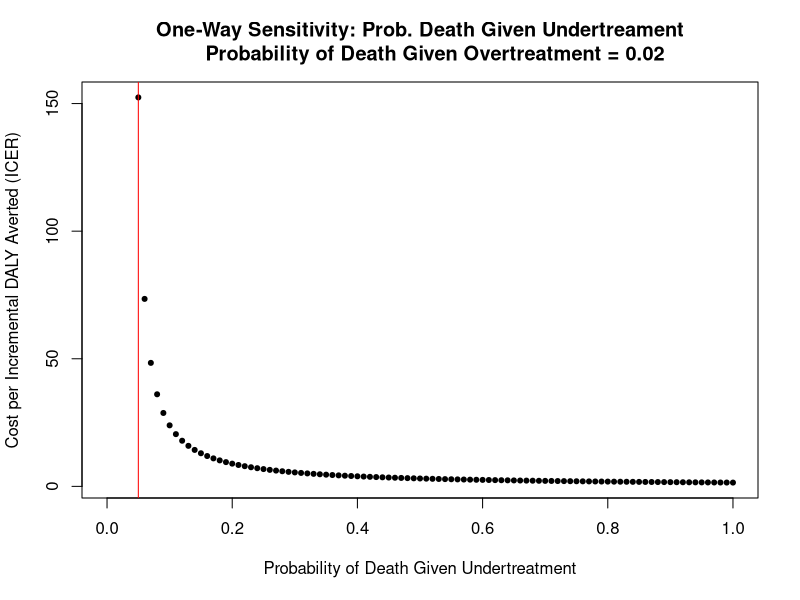
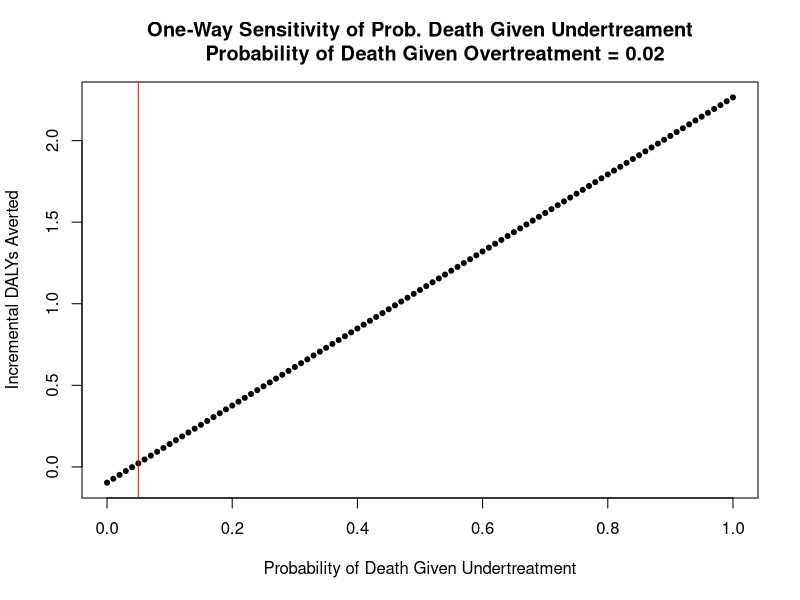
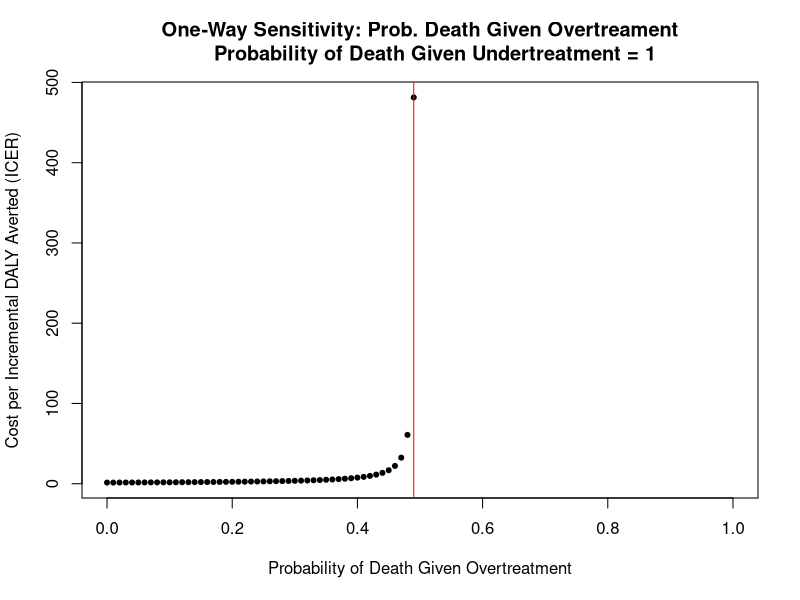
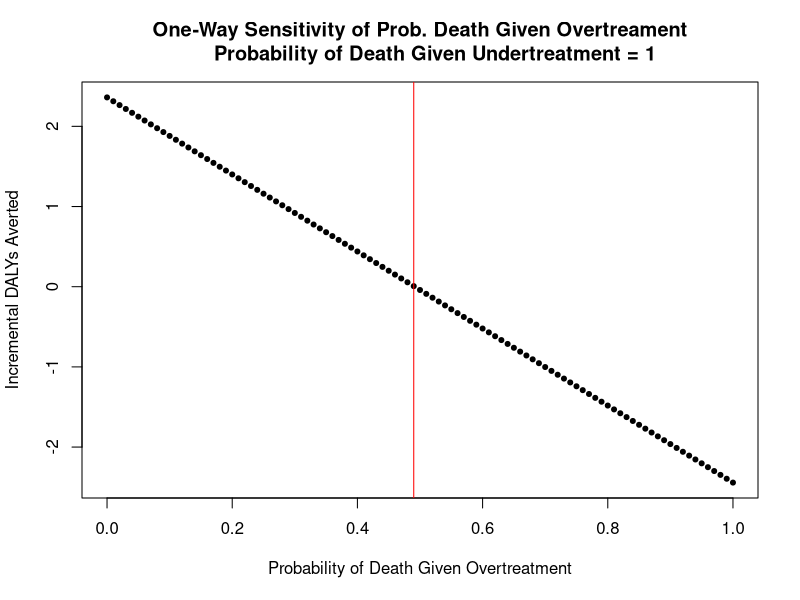
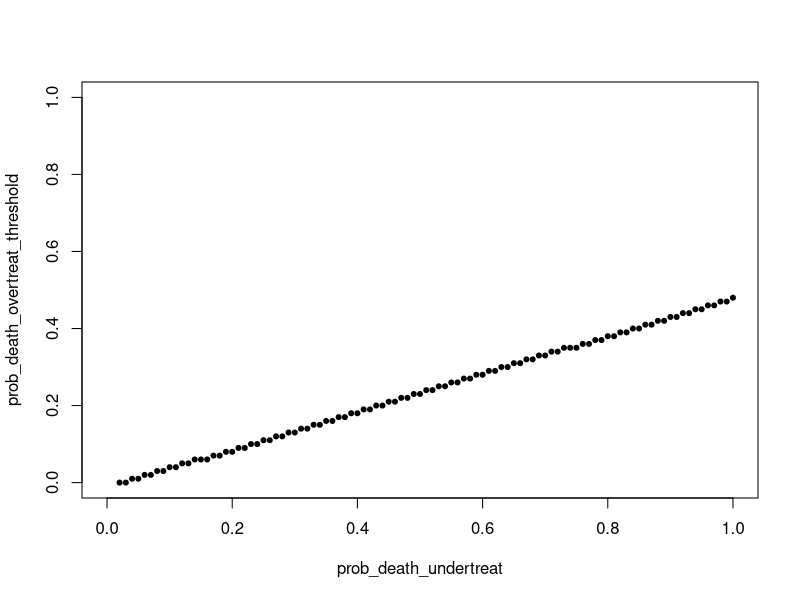

Generate these figures, in order, with R:
# loading packages
library(ggplot2)


ICER_fxn <- function(death_gvn_overtreat_prob, death_gvn_undertreat_prob) {
  
  
  # defining all expected costs and all expected DALYs
  # WHO prob
  branch_a <- 0.06812325
  branch_b <- 0.23498925
  branch_c <- 0.0393875
  branch_d <- 0.05125032
  branch_e <- 0.30279966
  branch_f <- 0.07735002
  branch_g <- 0.00988057
  branch_h <- 0.13161281
  branch_i <- 0.08460662
  
  # NIRUDAK
  branch_j <- 0.10285635
  branch_k <- 0.28938165
  branch_l <- 0.032262
  branch_m <- 0.02196501
  branch_n <- 0.21924172
  branch_o <- 0.05049327
  branch_p <- 0.0046827
  branch_q <- 0.16037538
  branch_r <- 0.1187703
  
  # WHO costs
  branch_a_cost <- 97.04
  branch_b_cost <-100.36
  branch_c_cost <-102.37
  branch_d_cost <-27.91
  branch_e_cost <-26.65
  branch_f_cost <-17.19
  branch_g_cost <-9.92
  branch_h_cost <-12.87
  branch_i_cost <-14.37
  
  # NIRUDAK costs
  branch_j_cost <-96.82
  branch_k_cost <-93.91
  branch_l_cost <-96.02
  branch_m_cost <-26.09
  branch_n_cost <-27.27
  branch_o_cost <-28.92
  branch_p_cost <-16.53
  branch_q_cost <-14.17
  branch_r_cost <-6.88
  
  # listing mean DALYs lost conditional on dying; doesn't vary w/ sensitivity analysis
  # WHO
  # death from overtreatment
  mean_DALYs_lost_if_die_branch_b <- 44.97
  mean_DALYs_lost_if_die_branch_c <- 35.09
  # death from undertreatment
  mean_DALYs_lost_if_die_branch_d <- 58.99
  mean_DALYs_lost_if_die_branch_g <- 64.02
  
  # NIRUDAK
  # death from overtreatment
  mean_DALYs_lost_if_die_branch_k <- 52.41
  mean_DALYs_lost_if_die_branch_l <- 49.18
  # death from undertreatment
  mean_DALYs_lost_if_die_branch_m <- 48.32
  mean_DALYs_lost_if_die_branch_p <- 49.92
  
  # expected DALYs lost conditional on making it to that branch endpoint
  # WHO
  branch_a_DALY <- 0
  branch_b_DALY <- death_gvn_overtreat_prob*mean_DALYs_lost_if_die_branch_b
  branch_c_DALY <- death_gvn_overtreat_prob*mean_DALYs_lost_if_die_branch_c
  branch_d_DALY <- death_gvn_undertreat_prob*mean_DALYs_lost_if_die_branch_d
  branch_e_DALY <- 0
  branch_f_DALY <- 0
  branch_g_DALY <- death_gvn_undertreat_prob*mean_DALYs_lost_if_die_branch_g
  branch_h_DALY <- 0
  branch_i_DALY <- 0
  
  # NIRUDAK
  branch_j_DALY <- 0
  branch_k_DALY <- death_gvn_overtreat_prob*mean_DALYs_lost_if_die_branch_k
  branch_l_DALY <- death_gvn_overtreat_prob*mean_DALYs_lost_if_die_branch_l
  branch_m_DALY <- death_gvn_undertreat_prob*mean_DALYs_lost_if_die_branch_m
  branch_n_DALY <- 0
  branch_o_DALY <- 0
  branch_p_DALY <- death_gvn_undertreat_prob*mean_DALYs_lost_if_die_branch_p
  branch_q_DALY <- 0
  branch_r_DALY <- 0
  
  # calculating expected costs
  # WHO
  branch_a_expected_cost <- branch_a_cost*branch_a
  branch_b_expected_cost <- branch_b_cost*branch_b
  branch_c_expected_cost <- branch_c_cost*branch_c
  branch_d_expected_cost <- branch_d_cost*branch_d
  branch_e_expected_cost <- branch_e_cost*branch_e
  branch_f_expected_cost <- branch_f_cost*branch_f
  branch_g_expected_cost <- branch_g_cost*branch_g
  branch_h_expected_cost <- branch_h_cost*branch_h
  branch_i_expected_cost <- branch_i_cost*branch_i
  
  #NIRUDAK
  branch_j_expected_cost <- branch_j_cost*branch_j
  branch_k_expected_cost <- branch_k_cost*branch_k
  branch_l_expected_cost <- branch_l_cost*branch_l
  branch_m_expected_cost <- branch_m_cost*branch_m
  branch_n_expected_cost <- branch_n_cost*branch_n
  branch_o_expected_cost <- branch_o_cost*branch_o
  branch_p_expected_cost <- branch_p_cost*branch_p
  branch_q_expected_cost <- branch_q_cost*branch_q
  branch_r_expected_cost <- branch_r_cost*branch_r
  
  # calculating expected DALYs
  # WHO
  branch_a_expected_DALY <- branch_a_DALY*branch_a
  branch_b_expected_DALY <- branch_b_DALY*branch_b
  branch_c_expected_DALY <- branch_c_DALY*branch_c
  branch_d_expected_DALY <- branch_d_DALY*branch_d
  branch_e_expected_DALY <- branch_e_DALY*branch_e
  branch_f_expected_DALY <- branch_f_DALY*branch_f
  branch_g_expected_DALY <- branch_g_DALY*branch_g
  branch_h_expected_DALY <- branch_h_DALY*branch_h
  branch_i_expected_DALY <- branch_i_DALY*branch_i
  
  # NIRUDAK
  branch_j_expected_DALY <- branch_j_DALY*branch_j
  branch_k_expected_DALY <- branch_k_DALY*branch_k
  branch_l_expected_DALY <- branch_l_DALY*branch_l
  branch_m_expected_DALY <- branch_m_DALY*branch_m
  branch_n_expected_DALY <- branch_n_DALY*branch_n
  branch_o_expected_DALY <- branch_o_DALY*branch_o
  branch_p_expected_DALY <- branch_p_DALY*branch_p
  branch_q_expected_DALY <- branch_q_DALY*branch_q
  branch_r_expected_DALY <- branch_r_DALY*branch_r
  
  # calculating ICER
  # total expected costs
  WHO_total_expected_cost <- sum(branch_a_expected_cost, branch_b_expected_cost, branch_c_expected_cost, branch_d_expected_cost,
                                 branch_e_expected_cost, branch_f_expected_cost, branch_g_expected_cost, branch_h_expected_cost,
                                 branch_i_expected_cost)
  
  NIRUDAK_total_expected_cost <- sum(branch_j_expected_cost, branch_k_expected_cost, branch_l_expected_cost, branch_m_expected_cost,
                                     branch_n_expected_cost, branch_o_expected_cost, branch_p_expected_cost, branch_q_expected_cost,
                                     branch_r_expected_cost)
  
  # total expected DALYs
  WHO_total_expected_DALYs <- sum(branch_a_expected_DALY, branch_b_expected_DALY, branch_c_expected_DALY, branch_d_expected_DALY,
                                  branch_e_expected_DALY, branch_f_expected_DALY, branch_g_expected_DALY, branch_h_expected_DALY,
                                  branch_i_expected_DALY)
  
  NIRUDAK_total_expected_DALYs <-sum(branch_j_expected_DALY, branch_k_expected_DALY, branch_l_expected_DALY, branch_m_expected_DALY,
                                     branch_n_expected_DALY, branch_o_expected_DALY, branch_p_expected_DALY, branch_q_expected_DALY,
                                     branch_r_expected_DALY)
  # incremental costs and DALYs
  incremental_costs <- NIRUDAK_total_expected_cost-WHO_total_expected_cost
  incremental_DALYs <-NIRUDAK_total_expected_DALYs-WHO_total_expected_DALYs
  # negative sign preserves usual interpretation of ICER
  incremental_DALYs_averted <- -incremental_DALYs
  
  # ICER
  ICER = (incremental_costs)/(incremental_DALYs_averted)
  
  results_vec <- c(ICER, incremental_costs, incremental_DALYs_averted, incremental_DALYs, NIRUDAK_total_expected_cost, WHO_total_expected_cost, NIRUDAK_total_expected_DALYs, WHO_total_expected_DALYs)
  
  names(results_vec) <- c("ICER", "Incremental Costs", "Incremental DALYs Averted", "Incremental DALYs", "NIRUDAK Total Expected Costs", "WHO Total Expected Costs", "NIRUDAK Total Expected DALYs", "WHO Total Expected DALYs")
  
  return(results_vec)
  
}
# end of function

# not sure what we are using this for? ostensibly to input into the for loop
# results_iteration1 <- ICER_fxn(death_gvn_overtreat_prob = 0.02, death_gvn_undertreat_prob = 1)

# varying the probability of death from UNDERtreatment
prob_die_gvn_undertreat_grid <- seq(0, 1, 0.01)

# varying the probability of death from OVERtreatment
prob_die_gvn_overtreat_grid <- seq(0, 1, 0.01)

# UNDERtreat: creating empty matrix to store results (M)
ncol_used <- length(ICER_fxn(0, 1))
M_col_names <- names(ICER_fxn(0,1))
M <- matrix(NA, nrow=length(prob_die_gvn_undertreat_grid), ncol = ncol_used)
colnames(M) <- M_col_names

# OVERtreat: creating empty matrix to store results (M_overtreat)
M_overtreat <- matrix(NA, nrow=length(prob_die_gvn_overtreat_grid), ncol = ncol_used)
colnames(M_overtreat) <- M_col_names

# base case probabilities
death_gvn_overtreat_prob <- 0.02
death_gvn_undertreat_prob <- 1

# UNDERTREATMENT: creating loop (filling the matrix)
for (i in 1:length(prob_die_gvn_undertreat_grid)){
  M[i, ] = ICER_fxn(death_gvn_overtreat_prob = 0.02, death_gvn_undertreat_prob = prob_die_gvn_undertreat_grid[i])
}

# if the probability of death from undertreatment is greater than or equal to 0.05, NIRUDAK is more costly but more effective

# for a probability of death from undertreatment less than 0.05, NIRUDAK is dominated by WHO (i.e., NIRUDAK is more expensive
# but less effective)

# all of the above is conditional on keeping the probability of death from overtreatment constant at 0.02

# finding the threshold at which ICER changes from positive to negative (i.e., dominance changes)
nondominated_undertreat_index <- which(M[,"ICER"] > 0)

# generating plot
# y axis: ICER (first column of the matrix)
# x axis: varied probabilities of due to undertreatment
plot(prob_die_gvn_undertreat_grid[nondominated_undertreat_index], M[nondominated_undertreat_index, 1], 
     xlim = c(0,1), main = "One-Way Sensitivity: Prob. Death Given Undertreament
     Probability of Death Given Overtreatment = 0.02",
     pch=20, xlab = "Probability of Death Given Undertreatment", ylab = "Cost per Incremental DALY Averted (ICER)")

# minimum value for which NIRUDAK is not dominated; for any probabilities to the left, NIRUDAK is dominated
abline(v=prob_die_gvn_undertreat_grid[min(nondominated_undertreat_index)], lty = 1, col="red")


# NEW PLOT UNDERTREATMENT, Y-AXIS IS INCREMENTAL DALYs AVERTED (by NIRUDAK)
plot(prob_die_gvn_undertreat_grid, M[, "Incremental DALYs Averted"], 
     xlim = c(0,1), main = "One-Way Sensitivity of Prob. Death Given Undertreament
     Probability of Death Given Overtreatment = 0.02",
     pch=20, xlab = "Probability of Death Given Undertreatment", ylab = "Incremental DALYs Averted")

# minimum value for which NIRUDAK is not dominated; for any probabilities to the left, NIRUDAK is dominated
abline(v=prob_die_gvn_undertreat_grid[min(nondominated_undertreat_index)], lty = 1, col="red")

################################################################################
# OVERTREATMENT: creating loop (filling the matrix)
for (i in 1:length(prob_die_gvn_overtreat_grid)){
  M_overtreat[i, ] = ICER_fxn(death_gvn_overtreat_prob = prob_die_gvn_overtreat_grid[i], death_gvn_undertreat_prob = 1)
}

nondominated_overtreat_index <- which(M_overtreat[,"ICER"] > 0)

# generating plot
# y axis: ICER (first column of the matrix)
# x axis: varied probabilities of due to undertreatment
# dev.new()
plot(prob_die_gvn_overtreat_grid[nondominated_overtreat_index], M_overtreat[nondominated_overtreat_index, 1], 
     xlim = c(0,1), main = "One-Way Sensitivity: Prob. Death Given Overtreament
     Probability of Death Given Undertreatment = 1",
     pch=20, xlab = "Probability of Death Given Overtreatment", ylab = "Cost per Incremental DALY Averted (ICER)")

# minimum value for which NIRUDAK is not dominated; for any probabilities to the left, NIRUDAK is dominated
abline(v=prob_die_gvn_overtreat_grid[max(nondominated_overtreat_index)], lty = 1, col="red")

# NIRUDAK never dominates because it's more expensive
# but for most of the probability range, it is below the WTP threshold

# in the undertreatment graph, to the left of the red line, WHO dominates
# in the overtreatment graph, to the right of the red line, WHO dominates

# NEW PLOT OVERTREATMENT, Y-AXIS IS INCREMENTAL DALYs AVERTED (by NIRUDAK)
plot(prob_die_gvn_overtreat_grid, M_overtreat[, "Incremental DALYs Averted"], 
     xlim = c(0,1), main = "One-Way Sensitivity of Prob. Death Given Overtreament
     Probability of Death Given Undertreatment = 1",
     pch=20, xlab = "Probability of Death Given Overtreatment", ylab = "Incremental DALYs Averted")

# minimum value for which NIRUDAK is not dominated; for any probabilities to the left, NIRUDAK is dominated
abline(v=prob_die_gvn_overtreat_grid[max(nondominated_overtreat_index)], lty = 1, col="red")

################################################################################
# TWO WAY SENSITIVITY ANALYSIS (probability of death from overtreatment AND from undertreatment)
# in this analysis, neither the probability of death from undertreatment and death from overtreatment
# are held constant

M_twoway_ICER <- M_twoway_inc_costs <- M_twoway_inc_DALYs_averted <-  M_twoway_WHO_costs <- 
  M_twoway_WHO_DALYs_averted <-
  M_twoway_NIRUDAK_costs <- 
  M_twoway_NIRUDAK_DALYs_averted <- matrix(data=NA, 
                                           nrow = length(prob_die_gvn_undertreat_grid),
                                           ncol = length(prob_die_gvn_overtreat_grid))

colnames(M_twoway_ICER) <- colnames(M_twoway_inc_costs) <- 
  colnames(M_twoway_WHO_costs) <- colnames(M_twoway_WHO_DALYs_averted) <- colnames(M_twoway_NIRUDAK_costs)<-
  colnames(M_twoway_NIRUDAK_DALYs_averted)<-colnames(M_twoway_inc_DALYs_averted) <-
  paste("prdieOvr=", prob_die_gvn_overtreat_grid, sep = "")

rownames(M_twoway_ICER) <- rownames(M_twoway_inc_costs) <- 
  rownames(M_twoway_WHO_costs) <- rownames(M_twoway_WHO_DALYs_averted) <-  rownames(M_twoway_NIRUDAK_costs)<-
  rownames(M_twoway_NIRUDAK_DALYs_averted) <-
  rownames(M_twoway_inc_DALYs_averted) <- paste("prdieUndr=", prob_die_gvn_undertreat_grid, sep = "")

for (i in 1:length(prob_die_gvn_undertreat_grid)) {
  for (j in 1:length(prob_die_gvn_overtreat_grid)) {
    M_twoway_ICER[i,j] = round(ICER_fxn(death_gvn_overtreat_prob = prob_die_gvn_overtreat_grid[j], death_gvn_undertreat_prob = prob_die_gvn_undertreat_grid[i])["ICER"], 2)
    M_twoway_inc_costs[i,j] = round(ICER_fxn(death_gvn_overtreat_prob = prob_die_gvn_overtreat_grid[j], death_gvn_undertreat_prob = prob_die_gvn_undertreat_grid[i])["Incremental Costs"], 2)
    M_twoway_inc_DALYs_averted[i,j] = round(ICER_fxn(death_gvn_overtreat_prob = prob_die_gvn_overtreat_grid[j], death_gvn_undertreat_prob = prob_die_gvn_undertreat_grid[i])["Incremental DALYs Averted"], 2)
    M_twoway_WHO_costs[i,j] = round(ICER_fxn(death_gvn_overtreat_prob = prob_die_gvn_overtreat_grid[j], death_gvn_undertreat_prob = prob_die_gvn_undertreat_grid[i])["WHO Costs"], 2)
    M_twoway_WHO_DALYs_averted[i,j] = round(ICER_fxn(death_gvn_overtreat_prob = prob_die_gvn_overtreat_grid[j], death_gvn_undertreat_prob = prob_die_gvn_undertreat_grid[i])["WHO DALYs Averted"], 2)
    M_twoway_NIRUDAK_costs[i,j] = round(ICER_fxn(death_gvn_overtreat_prob = prob_die_gvn_overtreat_grid[j], death_gvn_undertreat_prob = prob_die_gvn_undertreat_grid[i])["NIRUDAK Costs"], 2)
    M_twoway_NIRUDAK_DALYs_averted[i,j] = round(ICER_fxn(death_gvn_overtreat_prob = prob_die_gvn_overtreat_grid[j], death_gvn_undertreat_prob = prob_die_gvn_undertreat_grid[i])["NIRUDAK DALYs Averted"], 2)
  }
}

# M_twoway_ICER[1:10, 1:10]

# max(M_twoway_ICER)

# setting (as of Jul 24, arbitrary) WTP threshold
WTP = 10

# nondominated_overtreat_index <- which(M_twoway_ICER[30,] > 0)

# two_way_sense_fxn is a function that ultimately generates the two-way sensitivity plot
two_way_sense_fxn <- function (WTP, doplot=TRUE){
  
  threshold_probs <- matrix(NA, length(prob_die_gvn_undertreat_grid), 2)
  threshold_probs[,1] <- prob_die_gvn_undertreat_grid
  colnames(threshold_probs) <- c("prob_death_undertreat", "prob_death_overtreat_threshold")
  
  for (i in 1:dim(M_twoway_ICER)[1]) {
    if (any(M_twoway_ICER[i,]>0 & M_twoway_ICER[i,] < WTP)) {
      max(which(WTP > M_twoway_ICER[i,] & M_twoway_ICER[i,] > 0))
      temp_prob <- prob_die_gvn_overtreat_grid[max(which(WTP > M_twoway_ICER[i,] & M_twoway_ICER[i,] > 0))]
      threshold_probs[i,2] <- temp_prob
    } else {threshold_probs[i,2] = NA}
  }
  
  if (doplot){
    plot(threshold_probs, pch=20, xlim = c(0,1), ylim = c(0,1))
  }
  return(threshold_probs)
}

# example
WTP80_2waysense_result <- two_way_sense_fxn(80)

################################################################################
# probabilistic sensitivity analysis (average over input uncertainty; characterizes uncertainty in the output)
# need to put distributions on the inputs and sampling over the distribution
# this is done after the two way
################################################################################


